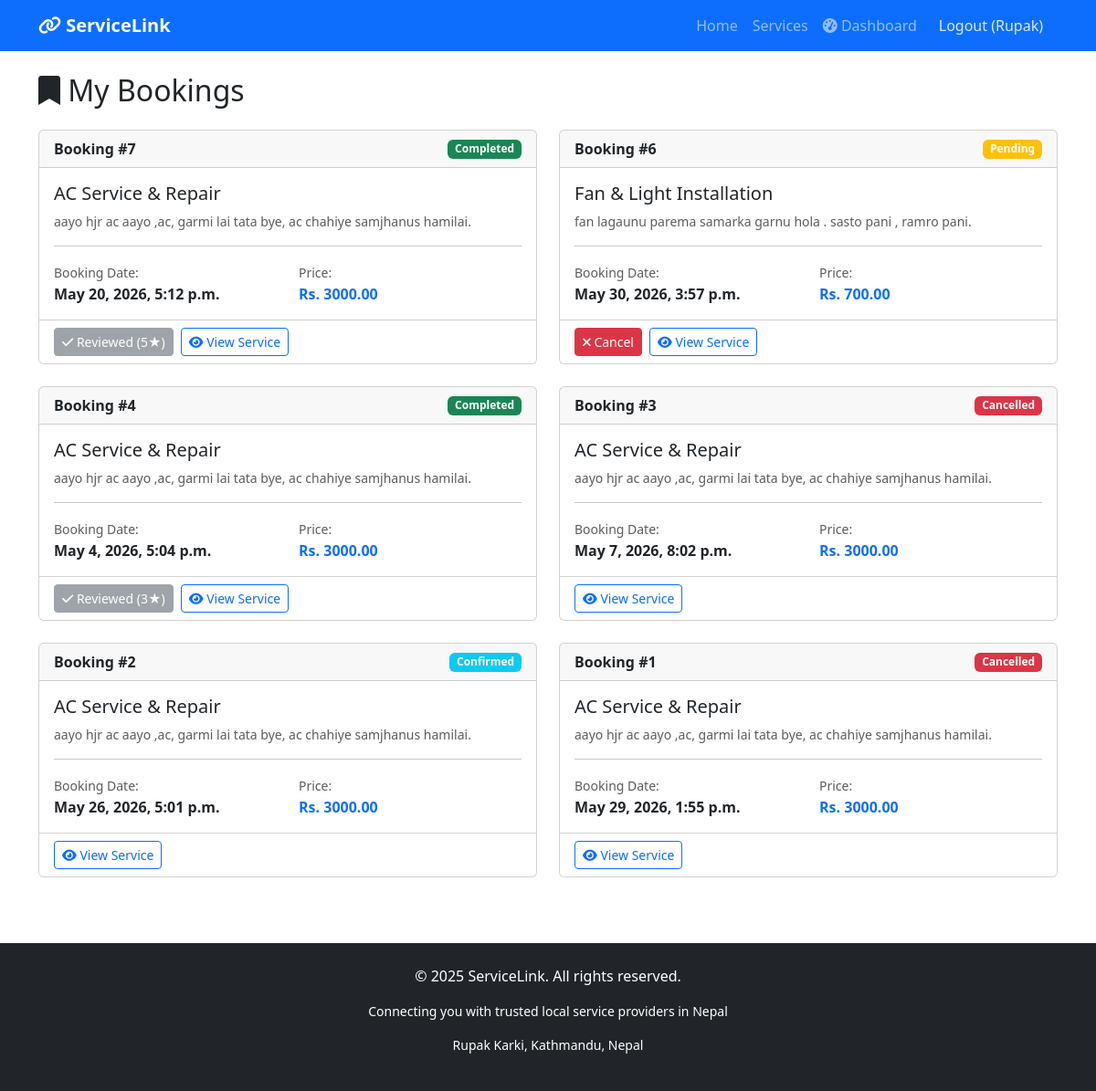
The app's page /services/my-bookings/ (signed in), older data.
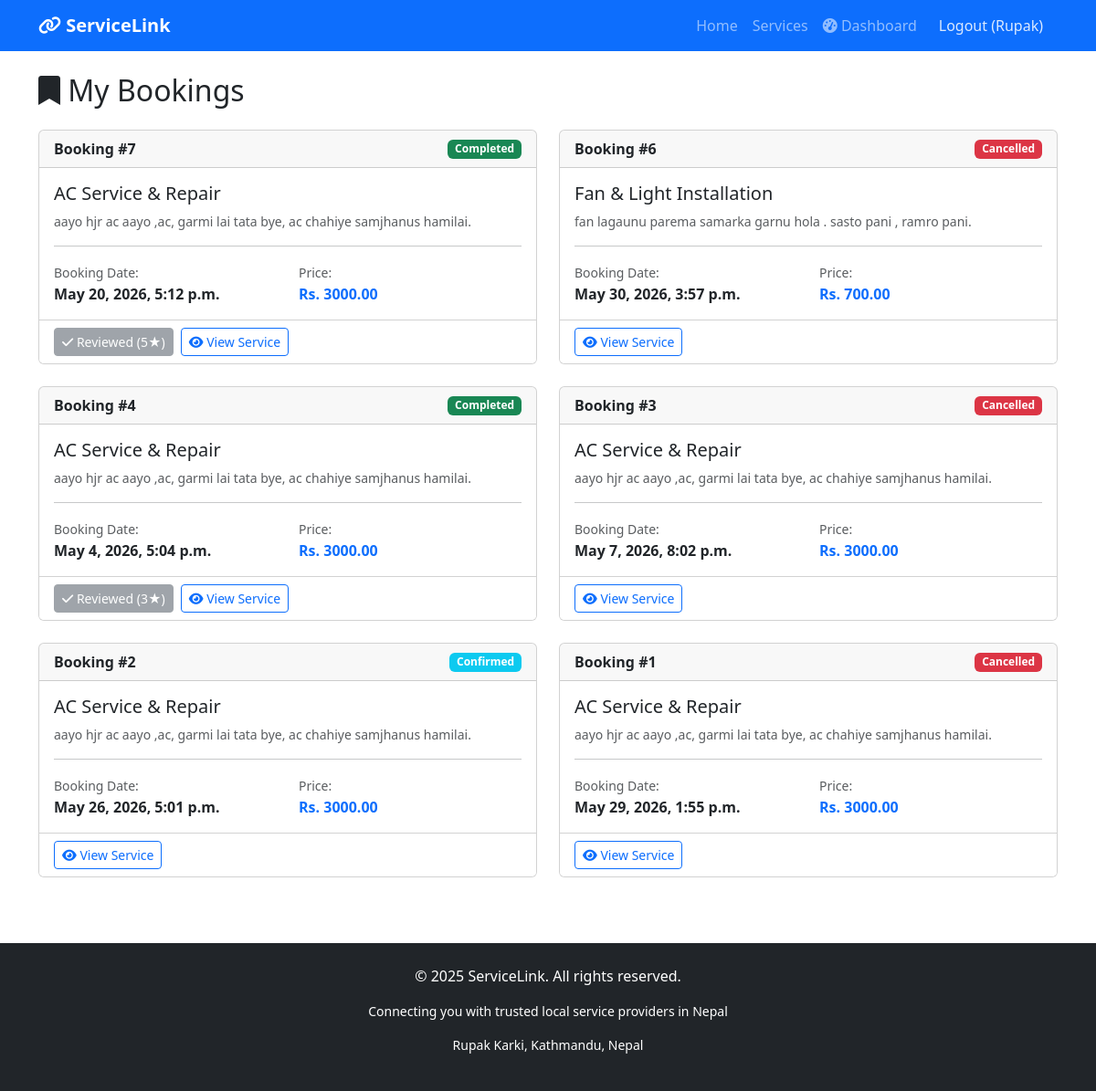
The same page, newer data.
### services/models.py (models this page shows, shortened)
class Booking(models.Model):
    STATUS_CHOICES = [
        ('pending', 'Pending'),
        ('confirmed', 'Confirmed'),
        ('completed', 'Completed'),
        ('cancelled', 'Cancelled'),
    ]
    service = models.ForeignKey(Service, on_delete=models.CASCADE, related_name='bookings')
    customer = models.ForeignKey(User, on_delete=models.CASCADE, related_name='bookings')
    booking_date = models.DateTimeField()
    special_requests = models.TextField(blank=True)
    status = models.CharField(max_length=20, choices=STATUS_CHOICES, default='pending')
    created_at = models.DateTimeField(auto_now_add=True)
    updated_at = models.DateTimeField(auto_now=True)
    class Meta:
        ordering = ['-created_at']

class Service(models.Model):
    title = models.CharField(max_length=200)
    description = models.TextField()
    price = models.DecimalField(max_digits=10, decimal_places=2)
    category = models.ForeignKey(Category, on_delete=models.CASCADE)
    provider = models.ForeignKey(User, on_delete=models.CASCADE, related_name='services')
    image = models.ImageField(upload_to='services/', blank=True, null=True)
    location = models.CharField(max_length=200, blank=True)
    is_available = models.BooleanField(default=True)
    created_at = models.DateTimeField(auto_now_add=True)

### services/views.py (the view)
# urls.py: path('my-bookings/', views.my_bookings, name='my_bookings'),
@login_required
def my_bookings(request):
    bookings = Booking.objects.filter(customer=request.user)
    return render(request, 'services/my_bookings.html', {
        'bookings': bookings
    })

### services/templates/services/my_bookings.html (shortened to what this page needs)
{% extends 'base.html' %}
{% block content %}
<div class="container mt-4">
    <h2 class="mb-4"><i class="fas fa-bookmark"></i> My Bookings</h2>
    {% if bookings %}
        <div class="row">
            {% for booking in bookings %}
            <div class="col-md-6 mb-4">
                <div class="card h-100">
                    <div class="card-header d-flex justify-content-between align-items-center">
                        <strong>Booking #{{ booking.id }}</strong>
                        <span class="badge {% if booking.status == 'pending' %}bg-warning
                                           {% elif booking.status == 'confirmed' %}bg-info
                                           {% elif booking.status == 'completed' %}bg-success
                                           {% else %}bg-danger{% endif %}">
                            {{ booking.status|title }}
                        </span>
                    </div>
                    <div class="card-body">
                        <h5>{{ booking.service.title }}</h5>
                        <p class="text-muted small">{{ booking.service.description|truncatewords:15 }}</p>
                        <hr>
                        <div class="row">
                            <div class="col-6">
                                <small class="text-muted">Booking Date:</small>
                                <p class="mb-0"><strong>{{ booking.booking_date|date:"F j, Y, g:i a" }}</strong></p>
                            </div>
                            <div class="col-6">
                                <small class="text-muted">Price:</small>
                                <p class="mb-0"><strong class="text-primary">Rs. {{ booking.service.price }}</strong></p>
                            </div>
                        </div>
                    </div>
                    <div class="card-footer bg-white">
                        <div class="d-flex gap-2">
                            {% if booking.status == 'pending' %}
                            <a href="{% url 'cancel_booking' booking.id %}" class="btn btn-danger btn-sm"
                               onclick="return confirm('Are you sure you want to cancel this booking?')">
                                <i class="fas fa-times"></i> Cancel
                            </a>
                             {% elif booking.status == 'completed' %}
                                 {% if booking.review %}
                                     <button class="btn btn-secondary btn-sm" disabled>
                                           <i class="fas fa-check"></i> Reviewed ({{ booking.review.rating }}★)
                                        </button>
                                 {% else %}
                                     <a href="{% url 'leave_review' booking.id %}" class="btn btn-warning btn-sm">
                                         <i class="fas fa-star"></i> Leave a Review
                                     </a>
                                 {% endif %}
                             {% endif %}
                            <a href="{% url 'service_detail' booking.service.id %}" class="btn btn-outline-primary btn-sm">
                                <i class="fas fa-eye"></i> View Service
                            </a>
                        </div>
                    </div>
                </div>
            </div>
            {% endfor %}
        </div>
    {% else %}
        <div class="alert alert-info text-center">
            <i class="fas fa-info-circle fa-2x mb-2"></i>
            <p>You haven't made any bookings yet.</p>
            <a href="{% url 'service_list' %}" class="btn btn-primary">Browse Services</a>
        </div>
    {% endif %}
</div>
{% endblock %}

Row changes from the older to the newer data that the page shows:
changed Booking "May 30, 2026, 3:57 p.m.": status "Pending" → "Cancelled"; no longer shows "Cancel"
